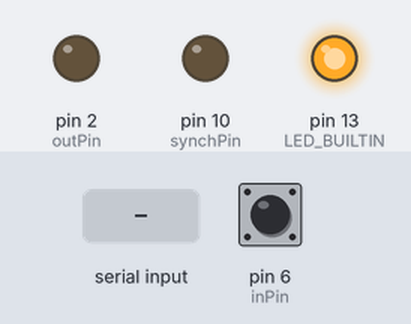
Simulated run of this sketch. Board: Arduino Uno, built with avr-gcc and run on an emulated ATmega328P. Parts: output pins drawn as LEDs (lit = HIGH). Inputs (shaded band) come from the test bench; at power-on: pin 6 (inPin) HIGH. What the sketch prints to the serial monitor is not drawn.

Above: at 1.2 s.
1.3 s: pin 6 (inPin) pulled LOW for 0.15 s
At 1.37 s:
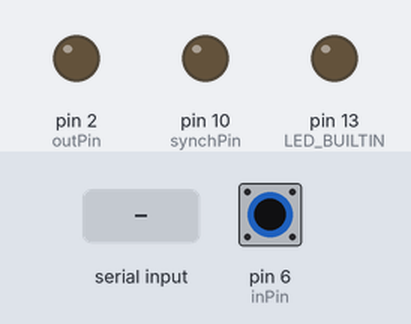
2.9 s: byte 2 (2) received over Serial
At 3.3 s:
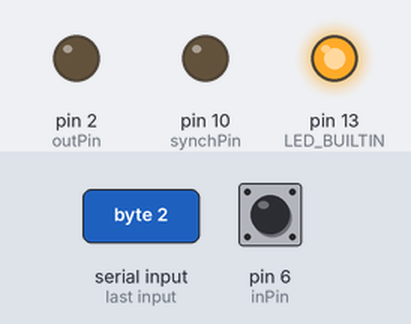
4.4 s: byte 1 (1) received over Serial
At 5.6 s:
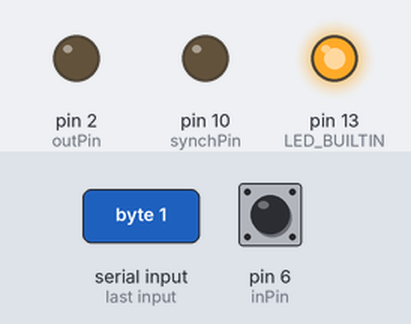
5.9 s: pin 6 (inPin) pulled LOW for 3.2 s
At 7.3 s:
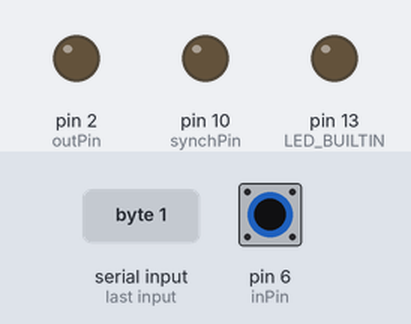
Timing chart, 0 to 10.6 s (numbered marks = the images above; inputs shaded):
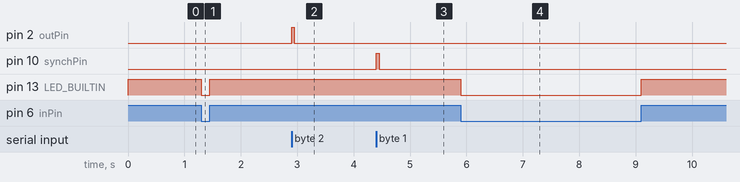

Measured:
- after the input at 1.3 s, pin 13 (LED_BUILTIN): HIGH → LOW at once, → HIGH 0.15 s later
- after the input at 2.9 s, pin 2 (outPin): LOW → HIGH at once, → LOW 0.05 s later
- after the input at 4.4 s, pin 10 (synchPin): LOW → HIGH at once, → LOW 0.05 s later
- after the input at 5.9 s, pin 13 (LED_BUILTIN): HIGH → LOW at once, → HIGH 3.2 s later

The sketch:

Shoot.ino
```cpp
int inPin = 6;
int inPinval = 0;

int outPin = 2;
int outPinval = 0;

int synchPin = 10;

int eventInput = 0;

void setup() {
  // put your setup code here, to run once:

Serial.begin(9600);

pinMode(LED_BUILTIN, OUTPUT);

pinMode(inPin, INPUT);
digitalWrite(inPin, HIGH);

pinMode(outPin, OUTPUT);
digitalWrite(outPin, LOW);

pinMode(synchPin, OUTPUT);
digitalWrite(synchPin, LOW);

}

void loop() {
  // put your main code here, to run repeatedly:

inPinval = digitalRead(inPin);
digitalWrite(LED_BUILTIN, inPinval);

outPinval = Serial.read();

  // to use switch as task response key
if (inPinval == LOW) Serial.write(45);


  //to trigger ds7a with serial input from task:
if (outPinval > 0) {
  if (outPinval == 2) {
    digitalWrite(outPin, HIGH);
    delay(50);
    digitalWrite (outPin, LOW);
    delay(50);
  }
  else if (outPinval == 1) {
    digitalWrite(synchPin, HIGH);
    delay(50);
    digitalWrite (synchPin, LOW);
    delay(50);
  }

}
}
```
